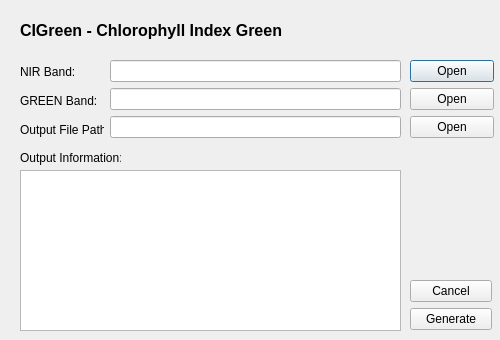
<?xml version="1.0" encoding="UTF-8"?>
<ui version="4.0">
 <class>CIGreen</class>
 <widget class="QDialog" name="CIGreen">
  <property name="geometry">
   <rect>
    <x>0</x>
    <y>0</y>
    <width>500</width>
    <height>340</height>
   </rect>
  </property>
  <property name="windowTitle">
   <string>Dialog</string>
  </property>
  <widget class="QLabel" name="label_5">
   <property name="geometry">
    <rect>
     <x>20</x>
     <y>150</y>
     <width>101</width>
     <height>16</height>
    </rect>
   </property>
   <property name="text">
    <string>Output Information:</string>
   </property>
  </widget>
  <widget class="QWidget" name="layoutWidget_2">
   <property name="geometry">
    <rect>
     <x>410</x>
     <y>60</y>
     <width>84</width>
     <height>81</height>
    </rect>
   </property>
   <layout class="QHBoxLayout" name="horizontalLayout">
    <item>
     <layout class="QVBoxLayout" name="verticalLayout_3">
      <item>
       <widget class="QPushButton" name="cigreenNIR_btn">
        <property name="text">
         <string>Open</string>
        </property>
       </widget>
      </item>
      <item>
       <widget class="QPushButton" name="cigreenGREEN_btn_2">
        <property name="text">
         <string>Open</string>
        </property>
       </widget>
      </item>
      <item>
       <widget class="QPushButton" name="cigreenOut_btn">
        <property name="text">
         <string>Open</string>
        </property>
       </widget>
      </item>
     </layout>
    </item>
   </layout>
  </widget>
  <widget class="QTextBrowser" name="textBrowser">
   <property name="geometry">
    <rect>
     <x>20</x>
     <y>170</y>
     <width>381</width>
     <height>161</height>
    </rect>
   </property>
  </widget>
  <widget class="QWidget" name="layoutWidget_4">
   <property name="geometry">
    <rect>
     <x>20</x>
     <y>60</y>
     <width>84</width>
     <height>81</height>
    </rect>
   </property>
   <layout class="QVBoxLayout" name="verticalLayout">
    <item>
     <widget class="QLabel" name="label_2">
      <property name="text">
       <string>NIR Band:</string>
      </property>
     </widget>
    </item>
    <item>
     <widget class="QLabel" name="label">
      <property name="text">
       <string>GREEN Band:</string>
      </property>
     </widget>
    </item>
    <item>
     <widget class="QLabel" name="label_3">
      <property name="text">
       <string>Output File Path:</string>
      </property>
     </widget>
    </item>
   </layout>
  </widget>
  <widget class="QWidget" name="layoutWidget">
   <property name="geometry">
    <rect>
     <x>110</x>
     <y>60</y>
     <width>291</width>
     <height>80</height>
    </rect>
   </property>
   <layout class="QVBoxLayout" name="verticalLayout_2">
    <item>
     <widget class="QLineEdit" name="cigreenNIR_txt"/>
    </item>
    <item>
     <widget class="QLineEdit" name="cigreenGREEN_txt"/>
    </item>
    <item>
     <widget class="QLineEdit" name="cigreenOut_txt"/>
    </item>
   </layout>
  </widget>
  <widget class="QWidget" name="layoutWidget_3">
   <property name="geometry">
    <rect>
     <x>410</x>
     <y>280</y>
     <width>82</width>
     <height>50</height>
    </rect>
   </property>
   <layout class="QVBoxLayout" name="verticalLayout_4">
    <item>
     <widget class="QPushButton" name="cancel_btn">
      <property name="text">
       <string>Cancel</string>
      </property>
     </widget>
    </item>
    <item>
     <widget class="QPushButton" name="cigreen_btn">
      <property name="text">
       <string>Generate</string>
      </property>
     </widget>
    </item>
   </layout>
  </widget>
  <widget class="QLabel" name="label_4">
   <property name="geometry">
    <rect>
     <x>20</x>
     <y>10</y>
     <width>471</width>
     <height>41</height>
    </rect>
   </property>
   <property name="font">
    <font>
     <pointsize>12</pointsize>
     <weight>75</weight>
     <bold>true</bold>
    </font>
   </property>
   <property name="text">
    <string>CIGreen - Chlorophyll Index Green</string>
   </property>
  </widget>
 </widget>
 <resources/>
 <connections/>
</ui>
